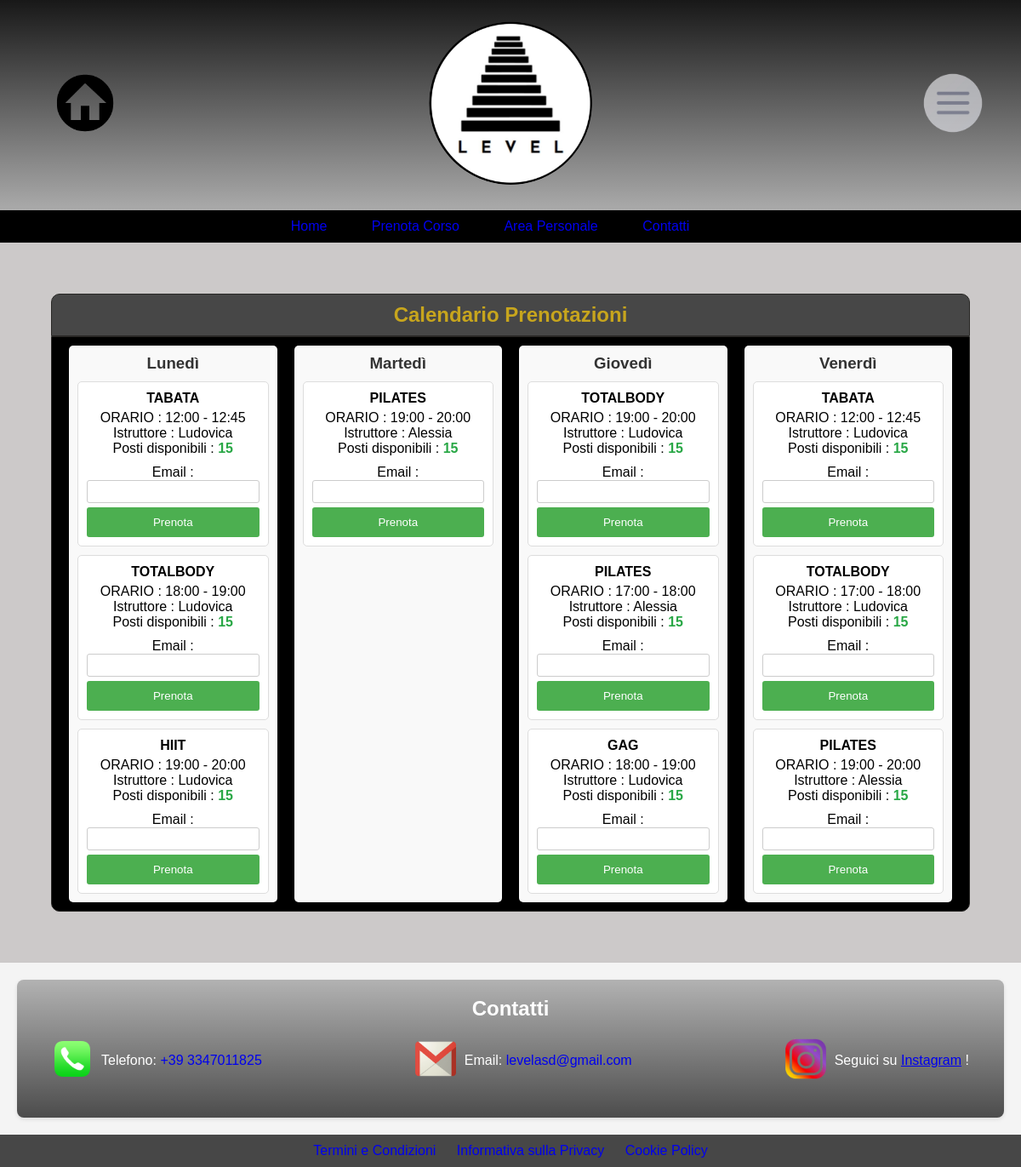
The app's page /php/layout/reservations.php with its own data.
### tables this page shows
CREATE TABLE course (
    `courseId` INT AUTO_INCREMENT PRIMARY KEY,
    `course_name` VARCHAR(100) NOT NULL,
    `day` VARCHAR(10),
    `start` TIME NOT NULL,
    `end` TIME NOT NULL,
    `trainer` VARCHAR(15) NOT NULL,
    `max_places`    INT
);

### php/layout/reservations.php (called while the page is built, shortened)
<?php
    require_once('../layout/header.php');
    require_once ("./../dbUtility/dbConfig.php");
    require_once ("./../dbUtility/queryManager.php");
    require_once ("./../dbUtility/databaseManager.php");
    require_once('../layout/fitnessCalendar.php');
    require_once('../layout/footer.php');
?>

### php/dbUtility/databaseManager.php (called while the page is built, shortened)
<?php
    require "dbConfig.php";
    $levelDB = new levelDBManger();
	class levelDBManger {
		private $mysqli_conn = null;
    	function openConnection(){
    		if (!$this->isOpened()){
    			global $dbHostname;
    			global $dbUsername;
    			global $dbPassword;
    			global $dbName;
    			$this->mysqli_conn = new mysqli($dbHostname, $dbUsername, $dbPassword);
				$this->mysqli_conn->select_db($dbName) or
					die ('Non è stato possibile selezionare il database '. mysqli_error($this->mysqli_conn));
				$this->mysqli_conn->set_charset("utf8");
			}
    	}
    	function isOpened(){
       		return ($this->mysqli_conn != null);
    	}
		function performQuery($queryText) {
			return $this->mysqli_conn->query($queryText);
		}
		function closeConnection(){
			$this->mysqli_conn = null;
		}
	}
?>

### php/dbUtility/dbConfig.php (called while the page is built)
<?php
	$dbHostname = "localhost";
	$dbUsername = "root";
	$dbPassword = "";
	$dbName = "level";
?>

### php/dbUtility/queryManager.php (called while the page is built, shortened)
<?php
    require_once "databaseManager.php";
	function fromSQLtoArray($SQLresult,$type){
		if($type=='BOTH')return $SQLresult->fetch_all(MYSQLI_BOTH);
		else return $SQLresult->fetch_all(MYSQLI_ASSOC);
	}
	function getCoursesByDay($day){
		global $levelDB;
		$queryText = 	"
						SELECT *
						FROM course
						WHERE day = '$day';
					";
		$result = $levelDB->performQuery($queryText);
		return fromSQLtoArray($result,'ASSOC');
	}
	function getNumReservationForCourse($id){
		global $levelDB;
		$queryText = 	"
						SELECT count(*) as num
						FROM reservations
						WHERE courseId  = '$id';
					";
		$result = $levelDB->performQuery($queryText);
		$result = fromSQLtoArray($result,'ASSOC');
		if(count($result) > 0){
			return $result[0]['num'];
	   	}else{
			return -1;
	   	}
	}

### php/layout/fitnessCalendar.php (the view, shortened to what this page needs)
<?php $day = ["Lunedì", "Martedì", "Mercoledì", "Giovedì", "Venerdì", "Sabato"];?>
<link rel="stylesheet" href="./../../css/form.css">
    <section class = "calendar">
        <div class="calendar-container">
            <div class="calendar-header">
                <h2 class="calendar-title">Calendario Prenotazioni</h2>
            </div>
            <div class="calendar-body">
                <?php
                    foreach ($day as $d){
                        $courses = getCoursesByDay($d);
                        if ($courses) {
                        echo("<div class=\"calendar-day\">");
                            echo("<h3>".$d."</h3>");
                                    foreach ($courses as $c) {
                                        echo(" <div class=\"course\">");
                                            $id = $c['courseId'];
                                            $start = date("G:i",strtotime($c['start']));
                                            $end = date("G:i",strtotime($c['end']));
                                            $res = getNumReservationForCourse($id);
                                            $empty_places = $c['max_places'] - $res;
                                            echo "<h4>".$c['course_name']."</h4>";
                                            echo "<p> ORARIO : ". $start ." - ".$end."</p>";
                                            echo "<p> Istruttore : ".$c['trainer']."</p>" ;
                                            echo "<p> Posti disponibili : <span class=\"available-seats\"> ".$empty_places."</span></p>";
                                            if($empty_places > 0){
                                                echo "  <form id='reservationForm_$id' class='reservationForm'>
                                                            <input id=\"hidden\" type =\"hidden\" name =\"corso\" value = ".$id.">";
                                                if($email){
                                                    $userId = findUserByEmail($email);
                                                    if(reservedCorseForUserId($userId, $id)){
                                                        echo "<input type=\"hidden\" name=\"email\" value =".$email." >";
                                                      echo "<input type=\"submit\" id=\"btn-form\" class=\"delete\" value=\"Cancella prenotazione\">
                                                        </form>";
                                                    }else{
                                                      echo "<input type=\"hidden\" name=\"email\" value =".$email." >";
                                                      echo "<input type=\"submit\" id=\"btn-form\" class=\"reserv\" value=\"Prenota\">
                                                        </form>";
                                                    }
                                                }else{
                                                    echo "Email : <br> <input type=\"email\" name=\"email\" required autocomplete= \"mail@gmail.com\">";
                                                    echo "  <input type=\"submit\" id=\"btn-form\" class=\"reserv\" value=\"Prenota\">
                                                        </form>";
                                                }
                                            }
                                        echo("</div>");
                                    }
                        echo("</div>");
                        }
                    }
                ?>
            </div>
        </div>
    </section>

### php/layout/header.php (shortened to what this page needs)
<!DOCTYPE html>
<html lang="it">
<head>
    <link rel="stylesheet" href="./../../css/style.css">
</head>
<body>
    <header class = "header" id = "header">
        <div class = "head-top">
            <div class ="site-name">
                <span id="home-btn">
                    <a class ="no-underline" href="./../../index.php">
                        <img class = "home" src="./../../img/home.png" alt="home">
                    </a>
                </span>
            </div>
            <div class = "head-title">
                <span><img class = "logo" src="./../../img/logoLEVEL.png" alt="logo"> </span>
            </div>
            <span id = "nav-btn">
                <img class = "menu" src="./../../img/menu.png" alt="menu">
            </span>
        </div>
    </header>
    <div class = "nav">
        <ul>
            <li><a class ="no-underline" href="./../../index.php">Home</a></li>
            <li><a class ="no-underline" href="../layout/reservations.php">Prenota Corso</a></li>
            <li><a class ="no-underline" href="../pages/loginPage.php">Area Personale</a></li>
            <li><a class ="no-underline" href="#info">Contatti</a></li>
        </ul>
    </div>

### php/layout/footer.php
    <div class="info" id= "info">
        <h2>Contatti</h2>
        <div class="contacts">
            <section  class="telefono">
                <p><a href="tel:+393347011825"><img src="../../img/logocell.png" alt="logo-cell"></a></p>
                <p class="social-text">Telefono: <a class ="no-underline" href="tel:+393347011825"> +39 3347011825</a></p>
            </section>
            <section class="email">
                <p><a href="mailto:levelasd@gmail.com"><img src="../../img/logomail.png" alt="logo-mail"></a></p>
                <p class="social-text">Email: <a class ="no-underline" href="mailto:levelasd@gmail.com">levelasd@gmail.com </a></p>
            </section>
            <section class="social">
                <p><a href="https://www.instagram.com/levelpisaasd/"><img src="../../img/logoinsta.png" alt="logo-instagram"></a></p>
                <p class="social-text">Seguici su <a  href="https://www.instagram.com/levelpisaasd/">Instagram</a> !</p>
            </section>
        </div>
    </div>
    <footer>
        <ul>
            <li><a class ="no-underline" href="#">Termini e Condizioni</a></li>
            <li><a class ="no-underline" href="#">Informativa sulla Privacy</a></li>
            <li><a class ="no-underline" href="#">Cookie Policy</a></li>
        </ul>
    </footer>
</body>
</html>

### css/style.css (style rules this page uses)
:root { --transition: all 0.7s ease; --myColor: hsl(0, 0%, 28%); --dark: #292826; --light: #d8b218e1; --gold: hsl(51, 99%, 43%); --darkGold: hsl(51, 99%, 22%); --lightGold: hsl(51, 99%, 65%); --realGold: #ffd700; --lightGrey: rgb(204, 201, 201); }
a.no-underline:link { text-decoration: none; }
.info { background: linear-gradient(rgba(0, 0, 0, 0.3), rgba(0, 0, 0, 0.7)); color: #fff; font-family:sans-serif; }
.info img { width: 3em; height: 3em; }
.info h2 { text-align: center; }
.info div { display: flex; justify-content: space-between; }
.info section { display: flex; justify-content: space-between; align-items: center; margin: 1em; }
.info p { margin: 5px; }
.header { background: linear-gradient(rgba(0, 0, 0, 0.9), rgba(0, 0, 0, 0.3)); color: #fff; padding: 25px; display: flex; flex-direction: column; align-content: stretch; }
.head-top div { display: flex; justify-content: center; align-items: center; min-width: 20%; max-width: 30%; }
.head-top { display: flex; justify-content: space-between; align-items: center; font-family:system-ui, -apple-system, BlinkMacSystemFont, 'Segoe UI', Roboto, Oxygen, Ubuntu, Cantarell, 'Open Sans', 'Helvetica Neue', sans-serif; }
.head-top span { cursor: pointer; letter-spacing: 2px; transition: var(--transition); }
img.home { width: 100%; height: 100%; border-radius: 100%; }
img.logo { width:12em; height: 12em; border-radius: 100%; }
img.menu { width: 100%; height: 100%; border-radius: 100%; }
#home-btn { position: relative; width: 5em; margin-top: 0em; right:2.5em; }
#nav-btn { position: fixed; width: 5em; margin-top: 0em; right:2.5em; opacity: 0.65; }
* { margin: 0; padding: 0; box-sizing: border-box; }
.info { background-color: #fff; padding: 20px; margin: 20px; border-radius: 8px; box-shadow: 0 2px 5px rgba(0, 0, 0, 0.1); }
footer { background-color:var(--myColor); color: white; padding: 10px 20px; display: flex; justify-content: center; text-align: center; width: 100%; bottom: 0; }
footer ul { flex-direction: column; list-style: none; padding: 0; }
footer ul li { display: inline; margin: 0 10px; }
body { background-color: #f4f4f4; font-family: Arial, sans-serif; }
.calendar { padding: 5%; background-color: var(--lightGrey); }
.calendar-container { display: inline; max-width: 80%; margin: 0 auto; border-radius: 10px; box-shadow: 0 0 10px rgba(0, 0, 0, 0.1); }
.calendar-header { background-color: var(--myColor); color:var(--light); padding: 10px; border-top-left-radius: 10px; border-top-right-radius: 10px; text-align: center; border: #292826 solid 1px; background: var(--myColor, 0.5); }
.calendar-body { display: flex; justify-content: space-between; padding: 10px; border: #292826 solid 1px; border-bottom-left-radius: 10px; border-bottom-right-radius: 10px; background: black; }
.calendar-day { flex: 1; margin: 0 10px; background-color: #f9f9f9; border-radius: 5px; padding: 10px; box-shadow: 0 1px 3px rgba(0, 0, 0, 0.1); text-align: center; }
.calendar-day h3 { color: #333; margin-bottom: 10px; }
.course { margin-top: 10px; padding: 10px; border: 1px solid #ddd; border-radius: 5px; background-color: #fff; }
.course h4 { margin-bottom: 5px; }
.available-seats { font-weight: bold; color: #28a745; }
form { display: flex; flex-direction: column; margin-top: 10px; }
form input[type="email"] { margin-bottom: 5px; padding: 5px; border: 1px solid #ccc; border-radius: 3px; }
form input[type="submit"] { padding: 5px; background-color:var(--myColor); color: white; border: none; border-radius: 3px; cursor: pointer; }
.nav { background-color: black; color: white; padding: 10px; display: flex; justify-content: center; text-align: center; position: initial; }
.nav ul { flex-direction: column; list-style: none; padding: 0; }
.nav ul li { display: inline; margin-right: 3em; }

### css/form.css (style rules this page uses)
#btn-form.reserv { background-color: #4CAF50; color: white; padding: 10px 20px; border: none; cursor: pointer; }

### records on screen
course: course_name "TABATA", start "12:00", end "12:45", trainer "Ludovica", max_places "15"
course: course_name "TOTALBODY", start "18:00", end "19:00", trainer "Ludovica", max_places "15"
course: course_name "HIIT", start "19:00", end "20:00", trainer "Ludovica", max_places "15"
course: course_name "PILATES", start "19:00", end "20:00", trainer "Alessia", max_places "15"
course: course_name "TOTALBODY", start "19:00", end "20:00", trainer "Ludovica", max_places "15"
course: course_name "PILATES", start "17:00", end "18:00", trainer "Alessia", max_places "15"
course: course_name "GAG", start "18:00", end "19:00", trainer "Ludovica", max_places "15"
course: course_name "TABATA", start "12:00", end "12:45", trainer "Ludovica", max_places "15"
course: course_name "TOTALBODY", start "17:00", end "18:00", trainer "Ludovica", max_places "15"
course: course_name "PILATES", start "19:00", end "20:00", trainer "Alessia", max_places "15"

### other values on screen
$d "Lunedì"
$d "Martedì"
$d "Giovedì"
$d "Venerdì"
